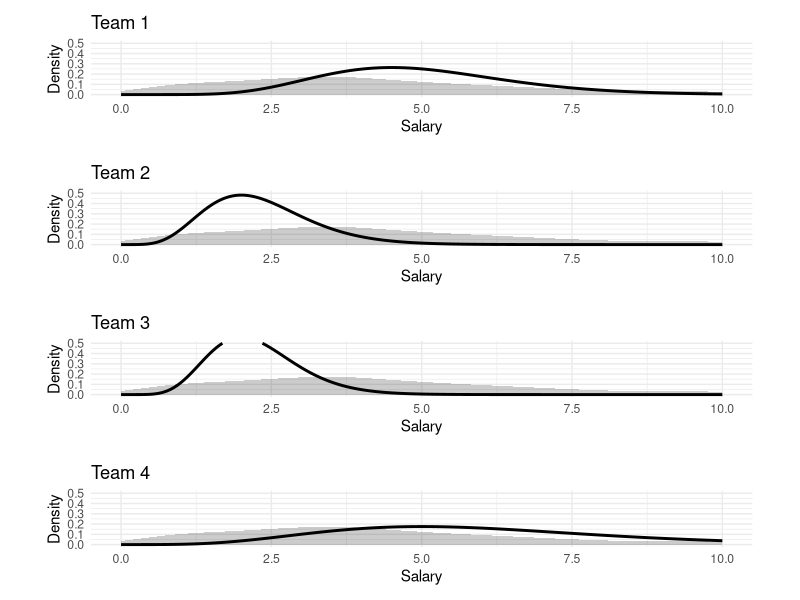

Recreate this plot in R.
# libraries
library(ggplot2)
library(cowplot)
library(tidyverse)

# load the data
df <- read.csv("../data/salaries.csv")

# data in k
df$salary <- df$salary / 1000

# setup
precision <- 10000
x <- seq(0, 10, length.out=precision)

# plot 1
df1 <- data.frame(x=x, y=dgamma(x, 10, 2))
p1 <- ggplot() +
  geom_density(data=df, aes(x=salary), color=NA, fill="black", alpha=0.2) +
  geom_line(data=df1, aes(x=x, y=y), size=1) +
  theme_minimal() +
  xlim(0, 10) +
  ylim(0, 0.5) +
  xlab("Salary") + 
  ylab("Density") +
  ggtitle("Team 1")

# plot 2
df2 <- data.frame(x=x, y=dgamma(x, 7, 3))
p2 <- ggplot() +
  geom_density(data=df, aes(x=salary), color=NA, fill="black", alpha=0.2) +
  geom_line(data=df2, aes(x=x, y=y), size=1) +
  theme_minimal() +
  xlim(0, 10) +
  ylim(0, 0.5) +
  xlab("Salary") + 
  ylab("Density") +
  ggtitle("Team 2")

# plot 3
df3 <- data.frame(x=x, y=dgamma(x, 9, 4))
p3 <- ggplot() +
  geom_density(data=df, aes(x=salary), color=NA, fill="black", alpha=0.2) +
  geom_line(data=df3, aes(x=x, y=y), size=1) +
  theme_minimal() +
  xlim(0, 10) +
  ylim(0, 0.5) +
  xlab("Salary") + 
  ylab("Density") +
  ggtitle("Team 3")

# plot 4
df4 <- data.frame(x=x, y=dgamma(x, 6, 1))
p4 <- ggplot() +
  geom_density(data=df, aes(x=salary), color=NA, fill="black", alpha=0.2) +
  geom_line(data=df4, aes(x=x, y=y), size=1) +
  theme_minimal() +
  xlim(0, 10) +
  ylim(0, 0.5) +
  xlab("Salary") + 
  ylab("Density") +
  ggtitle("Team 4")

# plot grid
plot_grid(p1, p2, p3, p4, scale=0.9, ncol=1)
